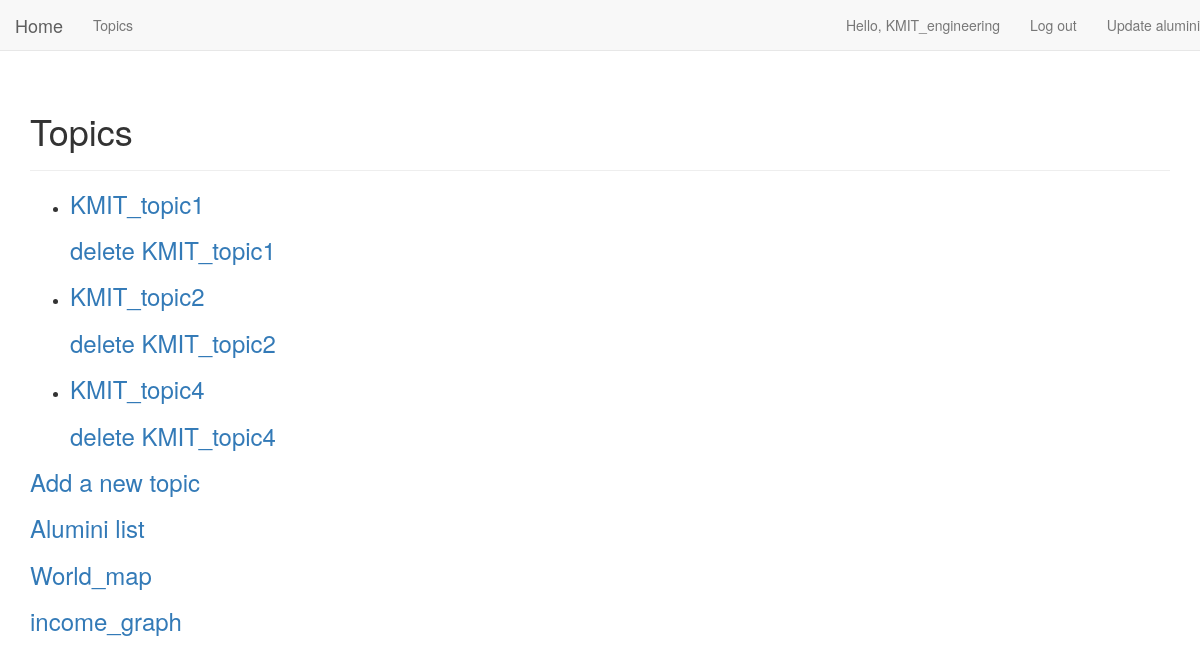
The page /topics/ (signed in) on the database its author committed.
### Users/models.py (models this page shows)
class User(AbstractUser):
    is_alumini = models.BooleanField(default=False)
    is_college = models.BooleanField(default=False)

class Topic(models.Model):
    text=models.CharField(max_length=200)
    date_added=models.DateTimeField(auto_now_add=True)
    owner=models.ForeignKey('College',on_delete=models.CASCADE)
    def __str__(self):
        return self.text

### Users/views/classroom.py (the view)
# urls.py: path('topics/',classroom.topics, name='topics'),
@login_required
def topics(request):
    if(request.user.is_alumini==True):
        alumini=Alumini.objects.get(user=request.user)
        topics = Topic.objects.filter(owner=alumini.college).order_by('date_added')
    else:
        college=College.objects.get(user=request.user)
        topics = Topic.objects.filter(owner=college).order_by('date_added')
    context = {'topics': topics}
    return render(request, 'Users/topics.html', context)

### Users/templates/Users/topics.html (shortened to what this page needs)
{% extends "Users/home.html" %}
{% block header %}
<h1>Topics</h1>
{% endblock header %}
{% block content %}
  <ul>
  {% for topic in topics %}
  <li>
     <h3><a href="{% url 'Users:topic' topic.id %}">{{ topic }}</a><h3>
      <a href="{% url 'Users:delete_topic' topic.id %}">delete {{ topic }}</a>
  </li>
  {% empty %}
<li>No topics have been added yet.</li>
  {% endfor %}
  </ul>
  {% if user.is_college %}
    <h3><a href="{% url 'Users:new_topic' %}" >Add a new topic</a></h3>
    <h3><a href="{% url 'Users:alumini_list' %}">Alumini list</a></h3>
    <h3><a href="{% url 'Users:world_map' %}">World_map</a></h3>
    <h3><a href="{% url 'Users:income_graph' %}">income_graph</a></h3>
  {% endif %}
{% endblock content %}

### Users/templates/Users/home.html (shortened to what this page needs)
{% load bootstrap3 %}
<!DOCTYPE html>
<html>
    <head>
        {% bootstrap_css %}
    </head>
    <body>
  <nav class="navbar navbar-default navbar-static-top">
    <div class="navbar-header">
    <a class="navbar-brand" href="{% url 'Users:index' %}">Home</a>
    </div>
    <div class="collapse navbar-collapse" id="navbar">
      <ul class="nav navbar-nav">
        {% if user.is_authenticated %}
        <li><a class="nav-link" href="{% url 'Users:topics' %}">Topics</a></li>
        {% endif %}
      </ul>
      <ul class="nav navbar-nav navbar-right">
        {% if user.is_authenticated %}
         <li><a>Hello, {{ user.username }}</a></li>
        <li class="nav-item">
          <a class="nav-link" href="{% url 'Users:logout' %}">Log out</a>
        </li>
        <li class="nav-item">
          <a class="nav-link" href="{% url 'Users:update_alumini' %}">Update alumini</a>
        </li>
        {% endif %}
      </ul>
    </div>
  </nav>
  <div class="container">
    <div class="page-header">
      {% block header %}{% endblock header %}
    </div>
    <div>
      {% block content %}{% endblock content %}
    </div>
  </div>
  </body>
</html>

### rows shown on the page
User: username "KMIT_engineering"
Topic: text "KMIT_topic1"
Topic: text "KMIT_topic2"
Topic: text "KMIT_topic4"
